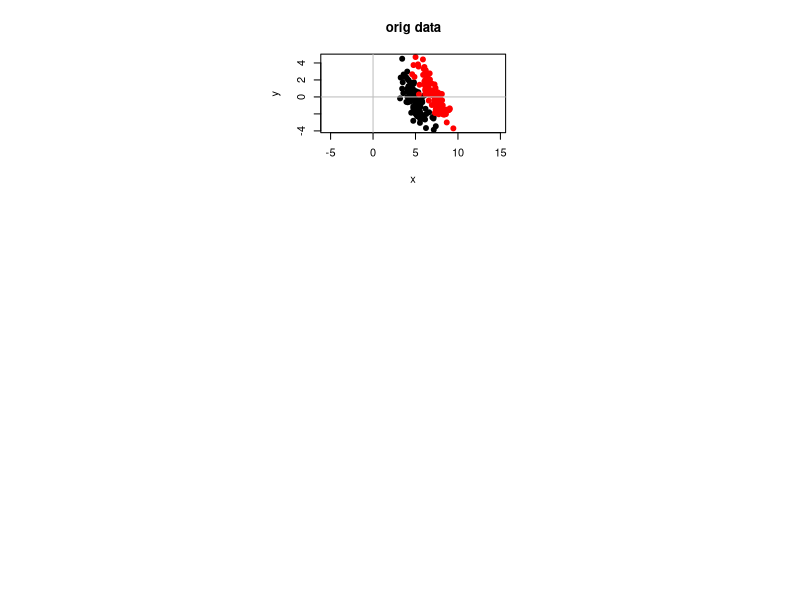

Reproduce this figure in R. (Note: this script raises an error after producing the figure.)
# Demonstrate the difference between PCA and SPCA and the need for
# centering prior PCA.

n1<-100
n2<-100
n<-n1+n2
x1<-data.frame(x=rnorm(n1,5,1),y=rnorm(n1,7,1))
x1$y<-x1$y-x1$x*1.5
x2<-data.frame(x=rnorm(n2,7,1),y=rnorm(n2,11,1))
x2$y<-x2$y-x2$x*1.5
x<-rbind(x1,x2)
cls<-c(rep(1,n1),rep(2,n2))
cols<-c('black','red')[cls]

layout(rbind(c(0,0,1,1,0,0),c(2,2,4,4,6,6),c(3,3,5,5,7,7)))
plot(x,pch=19,asp=1,main='orig data',xlim=range(0,range(x$x)),ylim=range(0,range(x$y)),col=cols);abline(v=0,h=0,col='gray')

# correct result - data centered by default in 'prcomp'
tmp<-txPca(x,k=2)(x)
plot(tmp,asp=1,xlim=range(0,range(tmp[,1])),ylim=range(0,range(tmp[,2])),col=cols,main='PCA over centered data');abline(v=0,h=0,col='gray')

# perhaps unwanted result - data not centered, PCs make not much sense
tmp<-txPca(x,k=2,center=FALSE)(x)
plot(tmp,asp=1,xlim=range(0,range(tmp[,1])),ylim=range(0,range(tmp[,2])),col=cols,main='PCA over non-centered data');abline(v=0,h=0,col='gray')

# correct result - data centered implicitly
tmp<-txSpca(x,k=2)(x)
# this is the same as:
#   tmp<-scale(x,center=TRUE,scale=FALSE)
#   tmp<-txSpca(tmp,k=2)(tmp)
plot(tmp,asp=1,xlim=range(0,range(tmp[,1])),ylim=range(0,range(tmp[,2])),col=cols,main=c('SPCA over centered data','SPCA (w/out classes)'));abline(v=0,h=0,col='gray')

# incorrect result - data not centered
tmp<-txSpca(x,k=2,center=FALSE)(x)
plot(tmp,asp=1,xlim=range(0,range(tmp[,1])),ylim=range(0,range(tmp[,2])),col=cols,main=c('SPCA over non-centered data','SPCA (w/out classes)'));abline(v=0,h=0,col='gray')

# correct result - data centered implicitly
tmp<-txSpca(x,cls,k=2)(x)
# this is the same as:
#   tmp<-scale(x,center=TRUE,scale=FALSE)
#   tmp<-txSpca(tmp,cls,k=2)(tmp)
plot(tmp,asp=1,xlim=range(0,range(tmp[,1])),ylim=range(0,range(tmp[,2])),col=cols,main='SPCA over centered data');abline(v=0,h=0,col='gray')

# incorrect result - data not centered
tmp<-txSpca(x,cls,k=2,center=FALSE)(x)
plot(tmp,asp=1,xlim=range(0,range(tmp[,1])),ylim=range(0,range(tmp[,2])),col=cols,main='SPCA over non-centered data');abline(v=0,h=0,col='gray')

layout(1)
